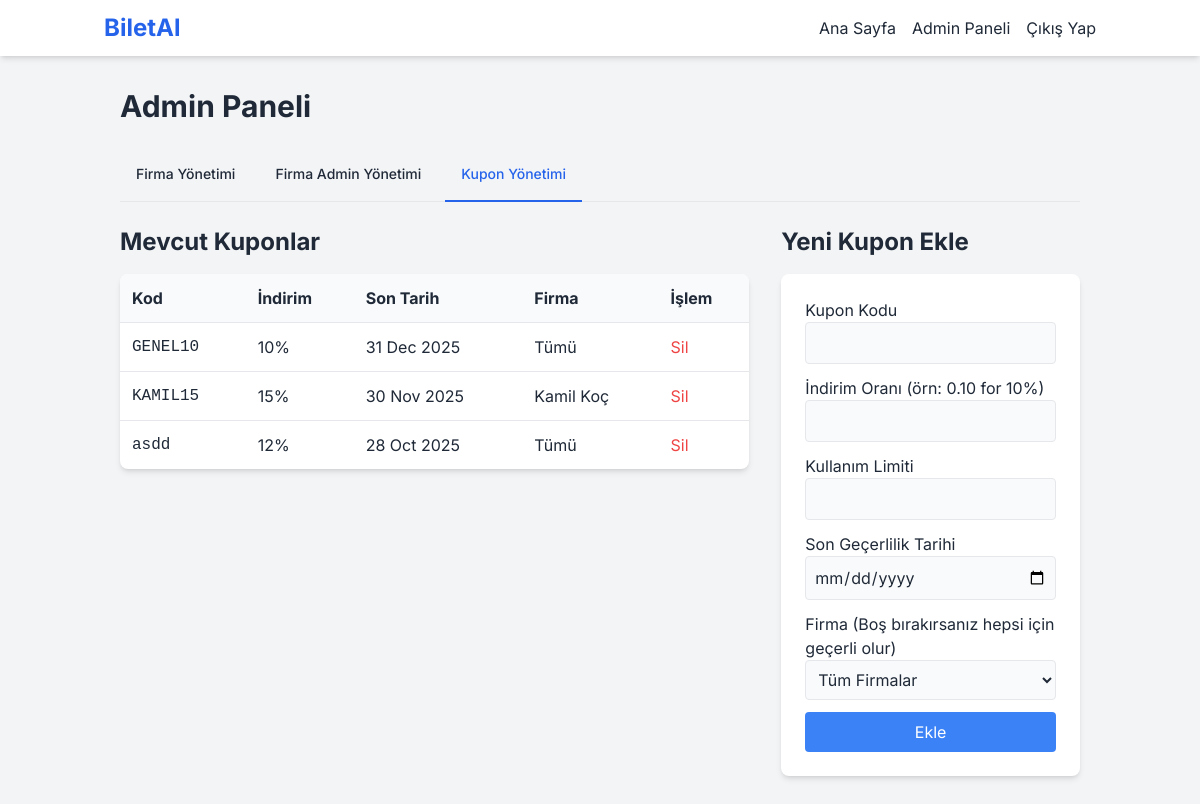
/admin/index.php?tab=coupons (signed in), run on an earlier commit of the app's database.
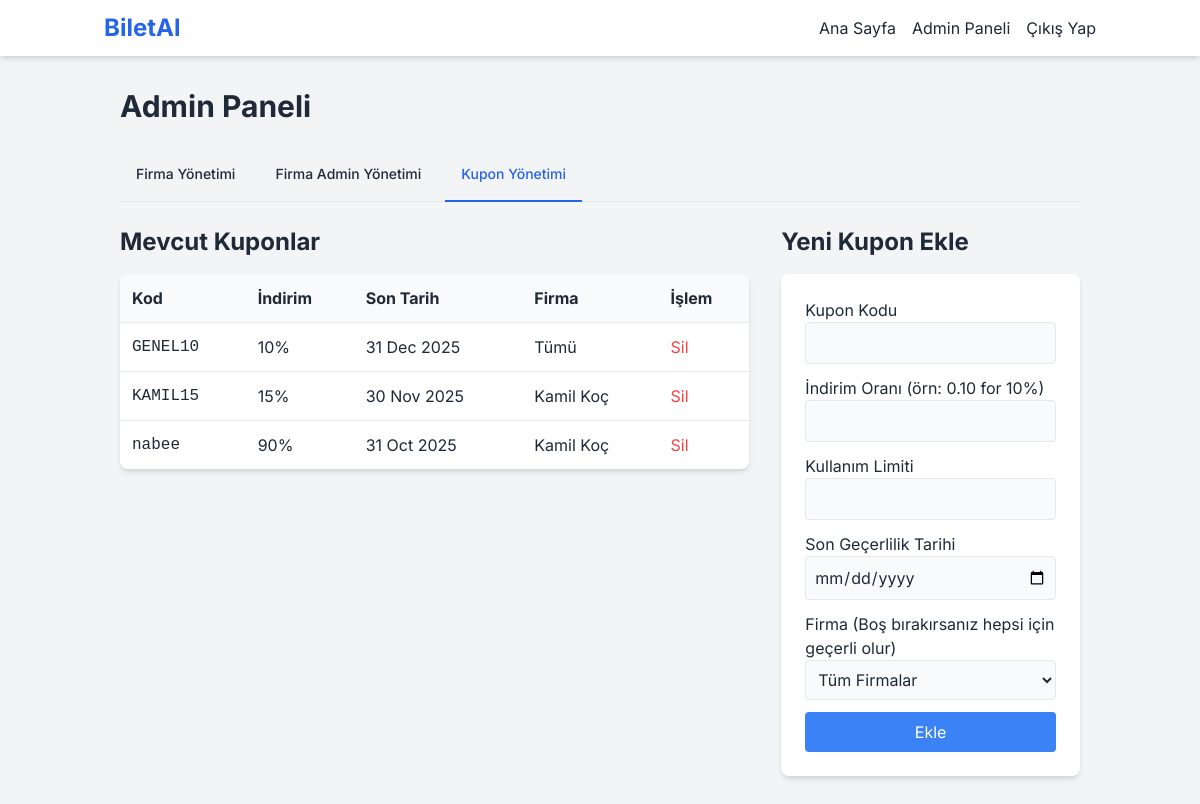
And on a later commit of the database.
### tables this page shows
CREATE TABLE coupons (
                id INTEGER PRIMARY KEY AUTOINCREMENT, code TEXT NOT NULL UNIQUE, discount_rate REAL NOT NULL,
                usage_limit INTEGER NOT NULL, expiry_date TEXT NOT NULL, company_id INTEGER,
                FOREIGN KEY (company_id) REFERENCES companies(id) ON DELETE SET NULL
            );

CREATE TABLE companies (id INTEGER PRIMARY KEY AUTOINCREMENT, name TEXT NOT NULL UNIQUE, created_at TEXT DEFAULT CURRENT_TIMESTAMP);

### helpers.php (called while the page is built, shortened)
<?php
function is_logged_in() {
    return isset($_SESSION['user_id']);
}

### admin/index.php (the view, shortened to what this page needs)
<?php
require_once '../config.php';
require_once '../helpers.php';
$tab = $_GET['tab'] ?? 'companies';
include '../header.php';
?>
 <h1 class="text-3xl font-bold mb-6">Admin Paneli</h1>
 <div class="mb-6 border-b border-gray-200">
    <ul class="flex flex-wrap -mb-px text-sm font-medium text-center">
        <li class="mr-2"><a href="index.php?tab=companies" class="inline-block p-4 border-b-2 rounded-t-lg <?php echo $tab === 'companies' ? 'text-blue-600 border-blue-600' : 'border-transparent hover:text-gray-600 hover:border-gray-300'; ?>">Firma Yönetimi</a></li>
        <li class="mr-2"><a href="index.php?tab=admins" class="inline-block p-4 border-b-2 rounded-t-lg <?php echo $tab === 'admins' ? 'text-blue-600 border-blue-600' : 'border-transparent hover:text-gray-600 hover:border-gray-300'; ?>">Firma Admin Yönetimi</a></li>
        <li class="mr-2"><a href="index.php?tab=coupons" class="inline-block p-4 border-b-2 rounded-t-lg <?php echo $tab === 'coupons' ? 'text-blue-600 border-blue-600' : 'border-transparent hover:text-gray-600 hover:border-gray-300'; ?>">Kupon Yönetimi</a></li>
    </ul>
</div>
<?php if ($tab === 'companies'):
    $companies = $pdo->query("SELECT * FROM companies ORDER BY name")->fetchAll();
?>
<div class="grid grid-cols-1 md:grid-cols-3 gap-8">
    <div class="md:col-span-2">
         <h2 class="text-2xl font-bold mb-4">Mevcut Firmalar</h2>
        <div class="bg-white rounded-lg shadow-md overflow-x-auto"><table class="w-full text-left"><thead class="bg-gray-50"><tr><th class="p-3">ID</th><th class="p-3">Firma Adı</th></tr></thead>
           <tbody>
               <?php foreach($companies as $company): ?>
               <tr class="border-t"><td class="p-3"><?php echo $company['id']; ?></td><td class="p-3"><?php echo htmlspecialchars($company['name']); ?></td></tr>
               <?php endforeach; ?>
           </tbody></table></div>
    </div>
    <div>
         <h2 class="text-2xl font-bold mb-4">Yeni Firma Ekle</h2>
         <div class="bg-white rounded-lg shadow-md p-6">
            <form action="index.php?tab=companies&action=add_company" method="POST">
                <div class="mb-3"><label class="block">Firma Adı</label><input type="text" name="name" required class="w-full p-2 border rounded bg-gray-50"></div>
                <button type="submit" class="w-full bg-blue-500 text-white p-2 rounded hover:bg-blue-600">Ekle</button>
            </form>
         </div>
    </div>
</div>
<?php elseif ($tab === 'coupons'):
    $coupons = $pdo->query("SELECT co.*, c.name as company_name FROM coupons co LEFT JOIN companies c ON co.company_id = c.id ORDER BY co.expiry_date DESC")->fetchAll();
?>
<div class="grid grid-cols-1 md:grid-cols-3 gap-8">
    <div class="md:col-span-2">
         <h2 class="text-2xl font-bold mb-4">Mevcut Kuponlar</h2>
         <div class="bg-white rounded-lg shadow-md overflow-x-auto"><table class="w-full text-left"><thead class="bg-gray-50"><tr><th class="p-3">Kod</th><th class="p-3">İndirim</th><th class="p-3">Son Tarih</th><th class="p-3">Firma</th><th class="p-3">İşlem</th></tr></thead>
           <tbody>
               <?php foreach($coupons as $coupon): ?>
               <tr class="border-t"><td class="p-3 font-mono"><?php echo htmlspecialchars($coupon['code']); ?></td><td class="p-3"><?php echo ($coupon['discount_rate'] * 100); ?>%</td><td class="p-3"><?php echo date('d M Y', strtotime($coupon['expiry_date'])); ?></td><td class="p-3"><?php echo $coupon['company_name'] ?? 'Tümü'; ?></td>
               <td class="p-3">
                   <form action="index.php?tab=coupons&action=delete_coupon" method="POST" onsubmit="return confirm('Bu kuponu silmek istediğinize emin misiniz?');">
                       <button type="submit" class="text-red-500 hover:underline">Sil</button>
                   </form>
               </td></tr>
               <?php endforeach; ?>
           </tbody></table></div>
    </div>
    <div>
         <h2 class="text-2xl font-bold mb-4">Yeni Kupon Ekle</h2>
          <div class="bg-white rounded-lg shadow-md p-6">
            <form action="index.php?tab=coupons&action=add_coupon" method="POST">
                <div class="mb-3"><label class="block">Kupon Kodu</label><input type="text" name="code" required class="w-full p-2 border rounded bg-gray-50"></div>
                <div class="mb-3"><label class="block">İndirim Oranı (örn: 0.10 for 10%)</label><input type="number" step="0.01" min="0.01" max="1" name="discount_rate" required class="w-full p-2 border rounded bg-gray-50"></div>
                <div class="mb-3"><label class="block">Kullanım Limiti</label><input type="number" min="1" name="usage_limit" required class="w-full p-2 border rounded bg-gray-50"></div>
                <div class="mb-3"><label class="block">Son Geçerlilik Tarihi</label><input type="date" name="expiry_date" required class="w-full p-2 border rounded bg-gray-50"></div>
                <div class="mb-3"><label class="block">Firma (Boş bırakırsanız hepsi için geçerli olur)</label><select name="company_id" class="w-full p-2 border rounded bg-gray-50"><option value="">Tüm Firmalar</option></select></div>
                <button type="submit" class="w-full bg-blue-500 text-white p-2 rounded hover:bg-blue-600">Ekle</button>
            </form>
         </div>
    </div>
</div>
<?php endif; ?>
<?php
include '../footer.php';
?>

### header.php (shortened to what this page needs)
<?php
require_once 'helpers.php';
?>
<!DOCTYPE html>
<html lang="tr">
<head>
    <script src="https://cdn.tailwindcss.com"></script>
</head>
<body class="bg-gray-100 text-gray-800">
    <nav class="bg-white shadow-md">
        <div class="container mx-auto px-4 py-3 flex justify-between items-center">
            <a href="index.php" class="text-2xl font-bold text-blue-600">BiletAl</a>
            <div class="flex items-center space-x-4">
                <a href="index.php" class="hover:text-blue-500">Ana Sayfa</a>
                <?php if (is_logged_in()): ?>
                    <?php if ($_SESSION['role'] === 'Admin'): ?>
                        <a href="admin/" class="hover:text-blue-500">Admin Paneli</a>
                    <?php elseif ($_SESSION['role'] === 'Firma Admin'): ?>
                        <a href="firmaadmin/" class="hover:text-blue-500">Firma Paneli</a>
                    <?php elseif ($_SESSION['role'] === 'User'): ?>
                        <a href="hesabim.php" class="hover:text-blue-500">Hesabım</a>
                    <?php endif; ?>
                    <a href="/logout.php" class="hover:text-blue-500">Çıkış Yap</a>
                <?php else: ?>
                    <a href="login.php" class="hover:text-blue-500">Giriş Yap</a>
                    <a href="register.php" class="bg-blue-500 text-white px-3 py-1 rounded hover:bg-blue-600">Kayıt Ol</a>
                <?php endif; ?>
            </div>
        </div>
    </nav>
    <main class="container mx-auto p-4 md:p-8">

### footer.php
    </main>
</body>
</html>

### header.php (style rules this page uses)
body { font-family: 'Inter', sans-serif; }

What changed in the data, as far as the page shows it:
removed coupons: code "asdd", $coupon['discount_rate']*100 "12", expiry_date "28 Oct 2025", company_name "Tümü"
added coupons: code "nabee", $coupon['discount_rate']*100 "90", expiry_date "31 Oct 2025", company.name "Kamil Koç"
